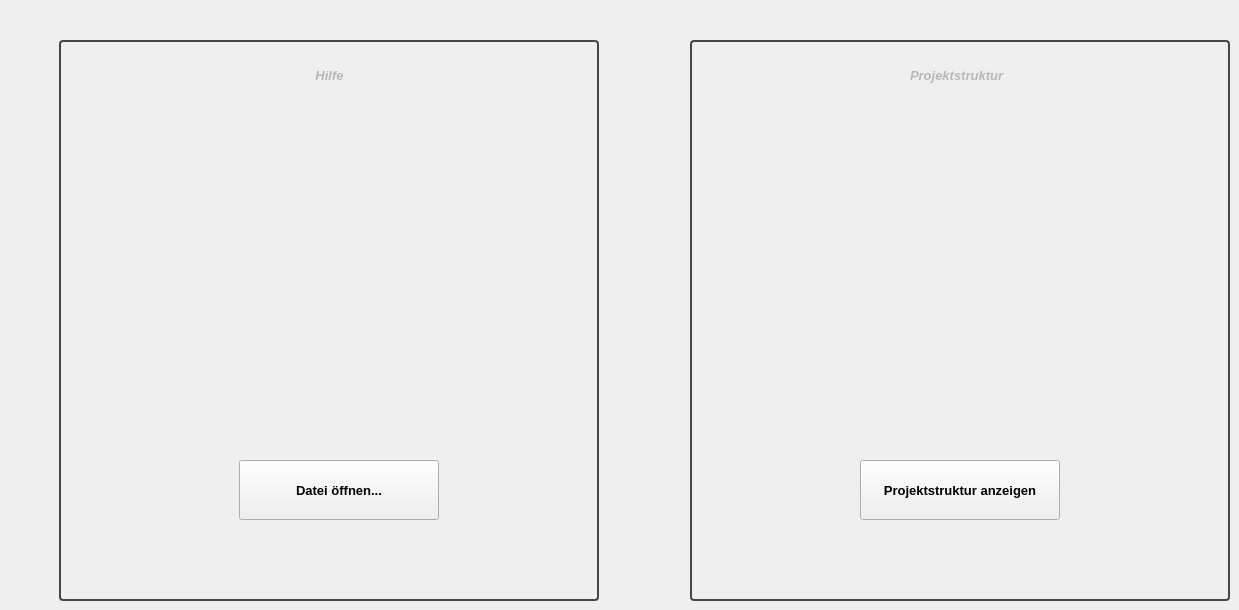
    <widget class="QWidget" name="tab_4">
     <attribute name="title">
      <string>Hilfe</string>
     </attribute>
     <widget class="QFrame" name="frame">
      <property name="geometry">
       <rect>
        <x>59</x>
        <y>40</y>
        <width>540</width>
        <height>561</height>
       </rect>
      </property>
      <property name="styleSheet">
       <string notr="true">QFrame{ color: #b6b9b8;
						border: 2px solid #434749; 
						border-radius: 4px;
						/*border-color: #434749;*/}</string>
      </property>
      <property name="frameShape">
       <enum>QFrame::StyledPanel</enum>
      </property>
      <property name="frameShadow">
       <enum>QFrame::Raised</enum>
      </property>
      <widget class="QLabel" name="lbl_theorieHeader">
       <property name="geometry">
        <rect>
         <x>210</x>
         <y>20</y>
         <width>121</width>
         <height>31</height>
        </rect>
       </property>
       <property name="font">
        <font>
         <pointsize>10</pointsize>
         <weight>75</weight>
         <italic>true</italic>
         <bold>true</bold>
        </font>
       </property>
       <property name="styleSheet">
        <string notr="true">border: none;</string>
       </property>
       <property name="text">
        <string>Hilfe</string>
       </property>
       <property name="alignment">
        <set>Qt::AlignCenter</set>
       </property>
      </widget>
      <widget class="QPushButton" name="btn_theoriePDF">
       <property name="geometry">
        <rect>
         <x>180</x>
         <y>420</y>
         <width>200</width>
         <height>60</height>
        </rect>
       </property>
       <property name="font">
        <font>
         <pointsize>10</pointsize>
         <weight>75</weight>
         <italic>false</italic>
         <bold>true</bold>
        </font>
       </property>
       <property name="text">
        <string>Datei öffnen...</string>
       </property>
       <property name="iconSize">
        <size>
         <width>40</width>
         <height>40</height>
        </size>
       </property>
       <property name="checkable">
        <bool>false</bool>
       </property>
       <property name="autoRepeat">
        <bool>false</bool>
       </property>
       <property name="autoExclusive">
        <bool>false</bool>
       </property>
      </widget>
     </widget>
     <widget class="QFrame" name="frame_2">
      <property name="geometry">
       <rect>
        <x>690</x>
        <y>40</y>
        <width>540</width>
        <height>561</height>
       </rect>
      </property>
      <property name="styleSheet">
       <string notr="true">QFrame{ color: #b6b9b8;
						border: 2px solid #434749; 
						border-radius: 4px;
						/*border-color: #434749;*/}</string>
      </property>
      <property name="frameShape">
       <enum>QFrame::StyledPanel</enum>
      </property>
      <property name="frameShadow">
       <enum>QFrame::Raised</enum>
      </property>
      <widget class="QLabel" name="lbl_Projektstruktur">
       <property name="geometry">
        <rect>
         <x>220</x>
         <y>20</y>
         <width>151</width>
         <height>31</height>
        </rect>
       </property>
       <property name="font">
        <font>
         <pointsize>10</pointsize>
         <weight>75</weight>
         <italic>true</italic>
         <bold>true</bold>
        </font>
       </property>
       <property name="styleSheet">
        <string notr="true">border: none;</string>
       </property>
       <property name="text">
        <string>Projektstruktur</string>
       </property>
      </widget>
      <widget class="QPushButton" name="btn_projektstruktur">
       <property name="geometry">
        <rect>
         <x>170</x>
         <y>420</y>
         <width>200</width>
         <height>60</height>
        </rect>
       </property>
       <property name="font">
        <font>
         <pointsize>10</pointsize>
         <weight>75</weight>
         <bold>true</bold>
        </font>
       </property>
       <property name="text">
        <string>Projektstruktur anzeigen</string>
       </property>
      </widget>
     </widget>
    </widget>
